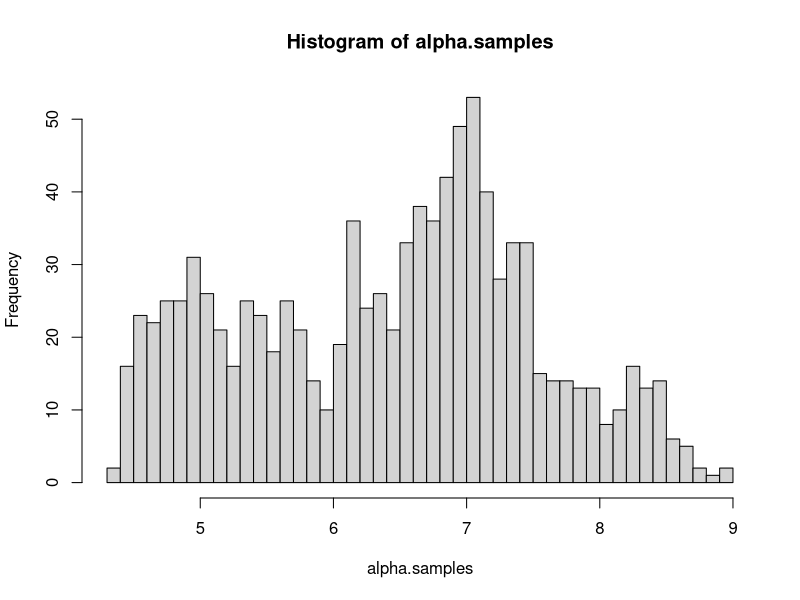
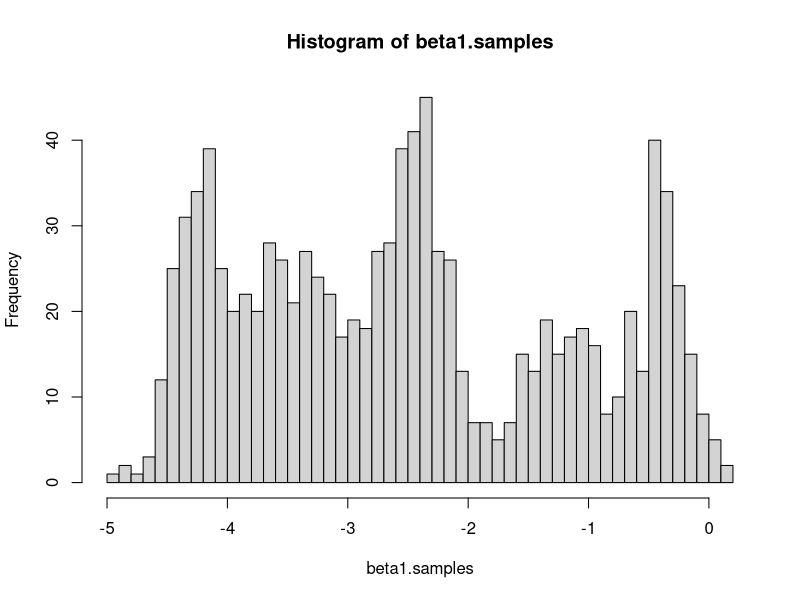
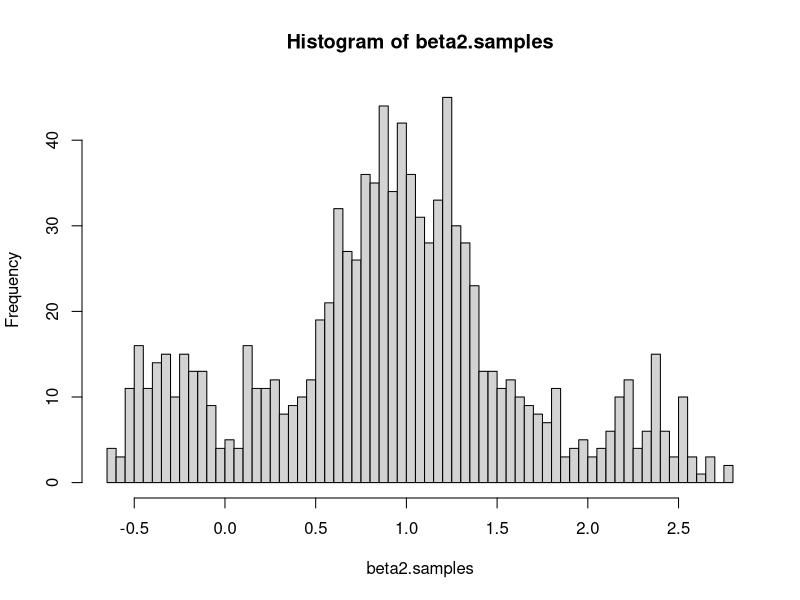
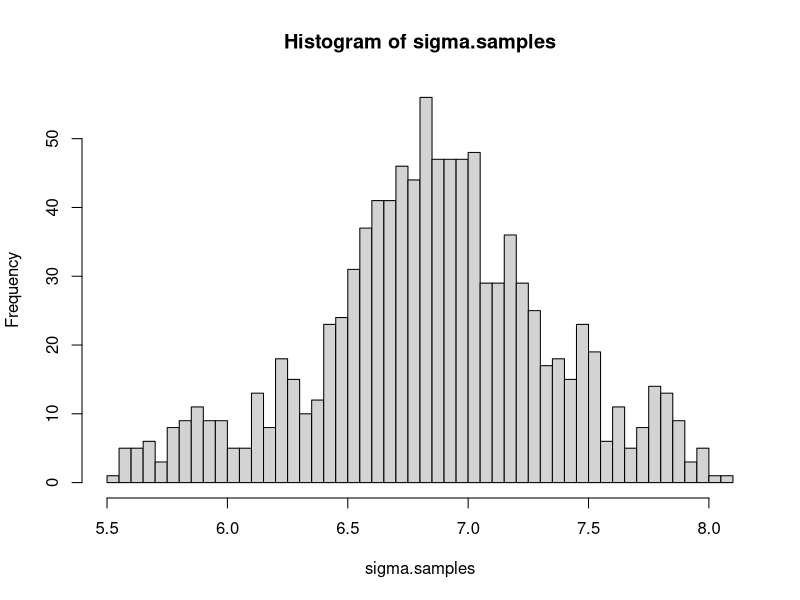
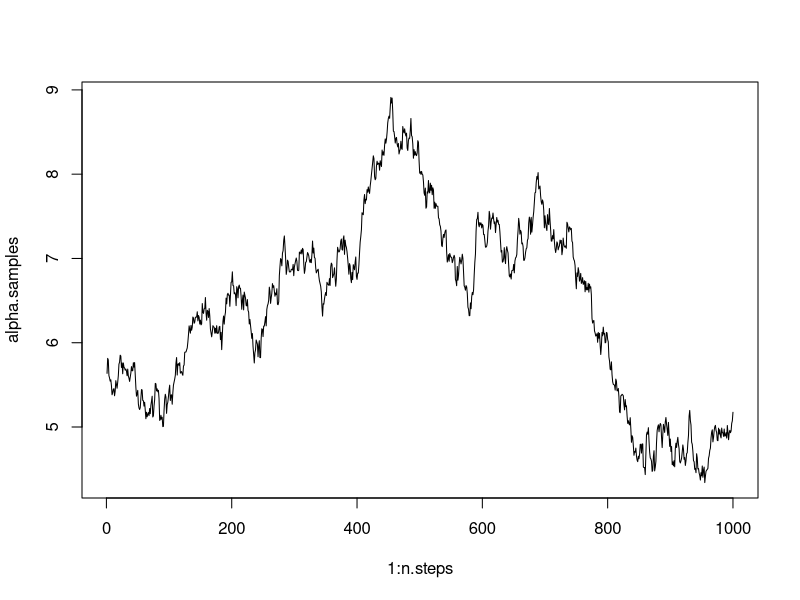
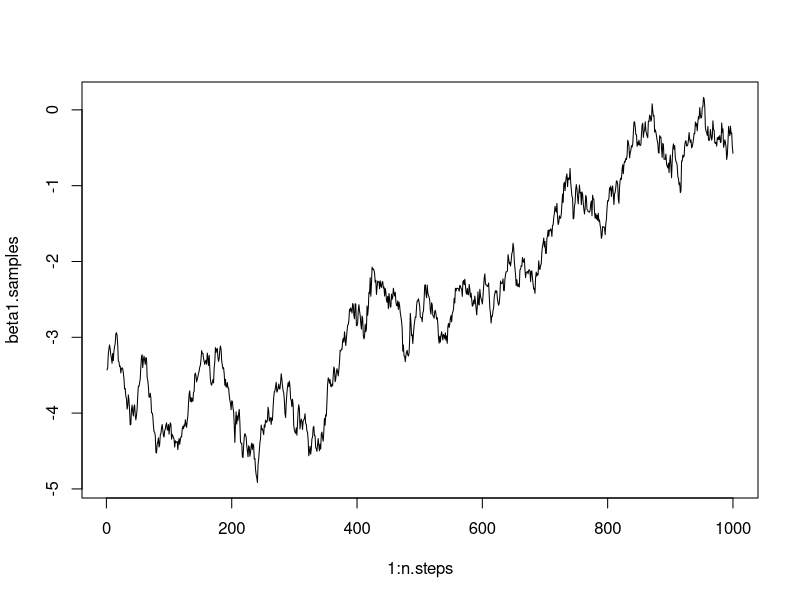
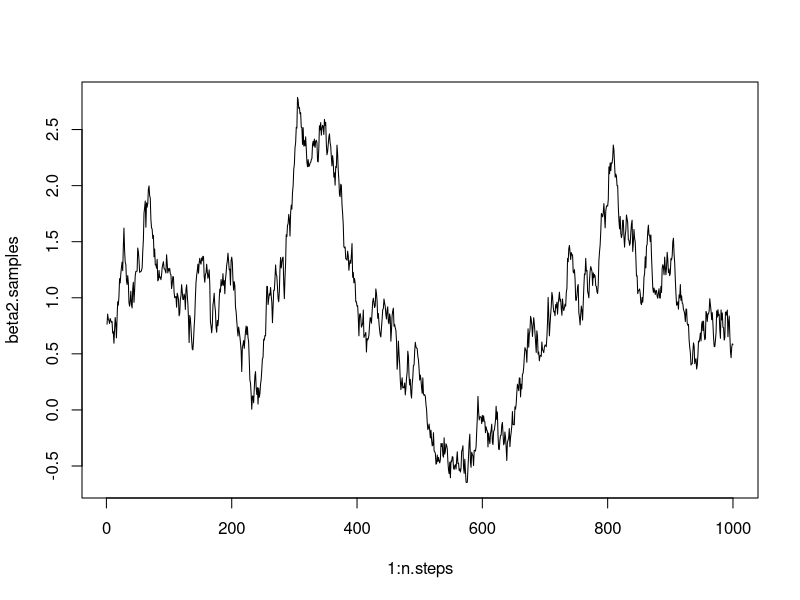
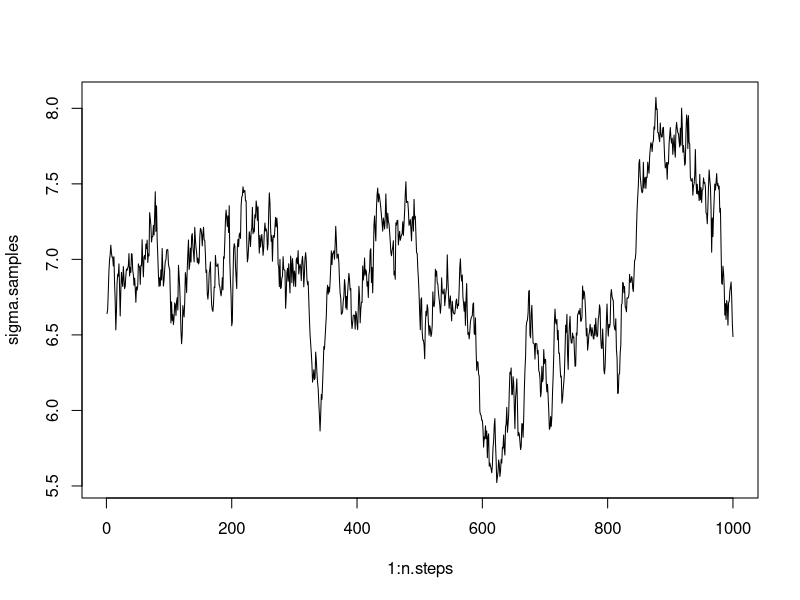

Source code (R) for these figures, in order:
# simulated multiple linear regression data
N <- 100
x1 <- runif(n = N, min = -6, max = -2)
x2 <- rnorm(n = N, mean = 3, sd = 1)
x1 <- x1 - mean(x1)
x2 <- x2 - mean(x2)

alpha <- 1
beta1 <- 2
beta2 <- 8
sigma.true <- .5
mu <- alpha + beta1*x1 + beta2*x2
y <- rnorm(n = N, mean = mu, sd = sigma.true)

# establish the prior probability distribution of each parameter and the likelihood function of our data given that parameter
alpha.prior <- function(alpha, mean = 0, sigma = 10) { dnorm(x = alpha, mean = mean, sd = sigma) }
beta1.prior <- function(beta, mean = 0, sigma = 10) { dnorm(x = beta, mean = mean, sd = sigma) }
beta2.prior <- function(beta, mean = 0, sigma = 10) { dnorm(x = beta, mean = mean, sd = sigma) }
sigma.prior <- function(sigma, location = 0, scale = 5) { dcauchy(x = sigma, location = location, scale = scale)}
data.likelihood.given.mu <- function(mu, observed.data.vector = y, sigma = sigma) { dnorm(x = observed.data.vector, mean = mu, sd = sigma)}

# combine the above functions to compute log posterior probability of a given parameter given our data
log.posterior.probability.of.data.given.parameter <- function(mu, sigma, parameter, parameter.prior) {
  parameter.probability <- parameter.prior(parameter)
  data.likelihood <- data.likelihood.given.mu(mu = mu, sigma = sigma)
  log.parameter.probability <- log(parameter.probability + 1)
  log.data.likelihood <- sum( log(data.likelihood + 1) )
  return( log.parameter.probability + log.data.likelihood )
}

# build an MCMC engine
n.steps <- 1e3
sampler.sigma <- .1

alpha.current <- rnorm(n = 1, mean = 0, sd = 10)
beta1.current <- rnorm(n = 1, mean = 0, sd = 10)
beta2.current <- rnorm(n = 1, mean = 0, sd = 10)
sigma.current <- abs(rcauchy(n = 1, location = 0, scale = 5))
mu.current <- alpha.current + beta1.current*x1 + beta2.current*x2

alpha.samples <- rep(x = NA, n.steps)
beta1.samples <- rep(x = NA, n.steps)
beta2.samples <- rep(x = NA, n.steps)
sigma.samples <- rep(x = NA, n.steps)

# define move probability functions
move.probability.via.simulated.annealing <- function(temperature, log.prob.mu.current, log.prob.mu.proposal) {
  exponent <- min( 0, (log.prob.mu.proposal - log.prob.mu.current) / temperature )
  return( exp(exponent) )
}

move.probability.via.metropolis <- function(temperature, log.prob.mu.proposal, log.prob.mu.current) {
  return( exp( log.prob.mu.proposal - log.prob.mu.current ))
}

# define simulated annealing parameters
temperature <- 1
alpha <- .9999

for (step in 1:n.steps) {

  alpha.samples[step] <- alpha.current
  beta1.samples[step] <- beta1.current
  beta2.samples[step] <- beta2.current
  sigma.samples[step] <- sigma.current

  alpha.proposal <- rnorm(n = 1, mean = alpha.current, sd = sampler.sigma)
  beta1.proposal <- rnorm(n = 1, mean = beta1.current, sd = sampler.sigma)
  beta2.proposal <- rnorm(n = 1, mean = beta2.current, sd = sampler.sigma)

  mu.given.alpha.proposal <- alpha.proposal + beta1.current*x1 + beta2.current*x2
  mu.given.beta1.proposal <- alpha.current + beta1.proposal*x1 + beta2.current*x2
  mu.given.beta2.proposal <- alpha.current + beta1.current*x1 + beta2.proposal*x2

  move.probability.alpha <- move.probability.via.metropolis(
    temperature = temperature,
    log.prob.mu.current = log.posterior.probability.of.data.given.parameter(mu = mu.current, sigma = sigma.current, parameter = alpha.current, parameter.prior = alpha.prior),
    log.prob.mu.proposal = log.posterior.probability.of.data.given.parameter(mu = mu.given.alpha.proposal, sigma = sigma.current, parameter = alpha.current, parameter.prior = alpha.prior)
  )
  move.probability.beta1 <- move.probability.via.metropolis(
    temperature = temperature,
    log.prob.mu.current = log.posterior.probability.of.data.given.parameter(mu = mu.current, sigma = sigma.current, parameter = beta1.current, parameter.prior = beta1.prior),
    log.prob.mu.proposal = log.posterior.probability.of.data.given.parameter(mu = mu.given.beta1.proposal, sigma = sigma.current, parameter = beta1.current, parameter.prior = beta1.prior)
  )
  move.probability.beta2 <- move.probability.via.metropolis(
    temperature = temperature,
    log.prob.mu.current = log.posterior.probability.of.data.given.parameter(mu = mu.current, sigma = sigma.current, parameter = beta2.current, parameter.prior = beta2.prior),
    log.prob.mu.proposal = log.posterior.probability.of.data.given.parameter(mu = mu.given.beta2.proposal, sigma = sigma.current, parameter = beta2.current, parameter.prior = beta2.prior)
  )

  if (is.na(move.probability.alpha)) browser()

  alpha.current <- ifelse(test = runif(1) < move.probability.alpha, yes = alpha.proposal, no = alpha.current)
  beta1.current <- ifelse(test = runif(1) < move.probability.beta1, yes = beta1.proposal, no = beta1.current)
  beta2.current <- ifelse(test = runif(1) < move.probability.beta2, yes = beta2.proposal, no = beta2.current)

  mu.current <- alpha.current + beta1.current*x1 + beta2.current*x2

  sigma.proposal <- rnorm(n = 1, mean = sigma.current, sd = sampler.sigma)
  if (sigma.proposal < 0) sigma.proposal <- abs(sigma.proposal)
  move.probability.sigma <- move.probability.via.metropolis(
    temperature = temperature,
    log.prob.mu.current = log.posterior.probability.of.data.given.parameter(mu = mu.current, sigma = sigma.current, parameter = sigma.current, parameter.prior = sigma.prior),
    log.prob.mu.proposal = log.posterior.probability.of.data.given.parameter(mu = mu.current, sigma = sigma.proposal, parameter = sigma.proposal, parameter.prior = sigma.prior)
  )
  sigma.current <- ifelse(test = runif(1) < move.probability.sigma, yes = sigma.proposal, no = sigma.current)

  temperature <- temperature * alpha
}

# plot results
hist(alpha.samples, breaks = 50)
hist(beta1.samples, breaks = 50)
hist(beta2.samples, breaks = 50)
hist(sigma.samples, breaks = 50)
plot(1:n.steps, alpha.samples, type = "l")
plot(1:n.steps, beta1.samples, type = "l")
plot(1:n.steps, beta2.samples, type = "l")
plot(1:n.steps, sigma.samples, type = "l")
